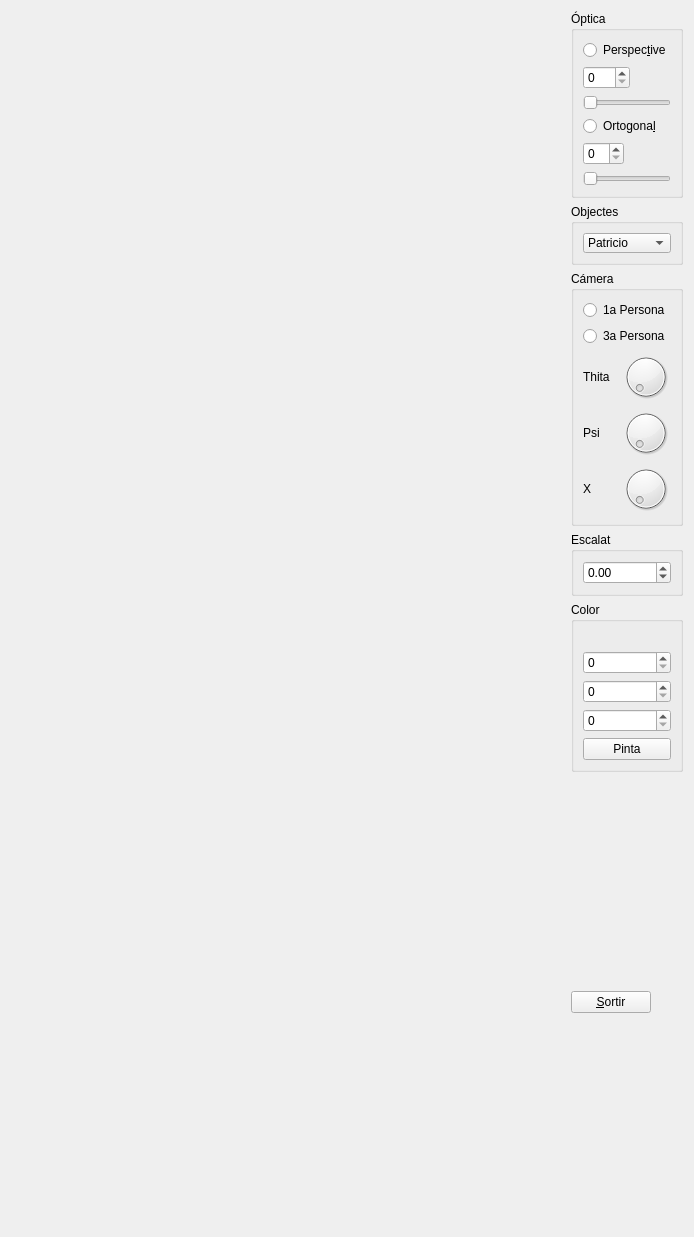
<?xml version="1.0" encoding="UTF-8"?>
<ui version="4.0">
 <class>MyForm</class>
 <widget class="QWidget" name="MyForm">
  <property name="geometry">
   <rect>
    <x>0</x>
    <y>0</y>
    <width>694</width>
    <height>1237</height>
   </rect>
  </property>
  <property name="windowTitle">
   <string>Form</string>
  </property>
  <layout class="QHBoxLayout" name="horizontalLayout">
   <item>
    <widget class="MyGLWidget" name="widget" native="true">
     <property name="sizePolicy">
      <sizepolicy hsizetype="Expanding" vsizetype="Expanding">
       <horstretch>0</horstretch>
       <verstretch>0</verstretch>
      </sizepolicy>
     </property>
    </widget>
   </item>
   <item>
    <layout class="QVBoxLayout" name="verticalLayout">
     <item>
      <widget class="QGroupBox" name="groupBox">
       <property name="sizePolicy">
        <sizepolicy hsizetype="Minimum" vsizetype="Minimum">
         <horstretch>0</horstretch>
         <verstretch>0</verstretch>
        </sizepolicy>
       </property>
       <property name="title">
        <string>Óptica</string>
       </property>
       <property name="checkable">
        <bool>false</bool>
       </property>
       <layout class="QVBoxLayout" name="verticalLayout_2">
        <item>
         <widget class="QRadioButton" name="radioButton">
          <property name="text">
           <string>Perspec&amp;tive</string>
          </property>
          <property name="autoExclusive">
           <bool>true</bool>
          </property>
         </widget>
        </item>
        <item>
         <widget class="QSpinBox" name="spinBox">
          <property name="sizePolicy">
           <sizepolicy hsizetype="Fixed" vsizetype="Fixed">
            <horstretch>0</horstretch>
            <verstretch>0</verstretch>
           </sizepolicy>
          </property>
          <property name="maximum">
           <number>160</number>
          </property>
         </widget>
        </item>
        <item>
         <widget class="QSlider" name="horizontalSlider_2">
          <property name="sizePolicy">
           <sizepolicy hsizetype="Preferred" vsizetype="Fixed">
            <horstretch>0</horstretch>
            <verstretch>0</verstretch>
           </sizepolicy>
          </property>
          <property name="minimum">
           <number>15</number>
          </property>
          <property name="maximum">
           <number>160</number>
          </property>
          <property name="orientation">
           <enum>Qt::Horizontal</enum>
          </property>
         </widget>
        </item>
        <item>
         <widget class="QRadioButton" name="radioButton_2">
          <property name="text">
           <string>Ortogona&amp;l</string>
          </property>
          <property name="checked">
           <bool>false</bool>
          </property>
          <property name="autoExclusive">
           <bool>true</bool>
          </property>
         </widget>
        </item>
        <item>
         <widget class="QSpinBox" name="spinBox_2">
          <property name="sizePolicy">
           <sizepolicy hsizetype="Fixed" vsizetype="Fixed">
            <horstretch>0</horstretch>
            <verstretch>0</verstretch>
           </sizepolicy>
          </property>
          <property name="maximum">
           <number>36</number>
          </property>
         </widget>
        </item>
        <item>
         <widget class="QSlider" name="horizontalSlider">
          <property name="sizePolicy">
           <sizepolicy hsizetype="Preferred" vsizetype="Fixed">
            <horstretch>0</horstretch>
            <verstretch>0</verstretch>
           </sizepolicy>
          </property>
          <property name="maximum">
           <number>36</number>
          </property>
          <property name="orientation">
           <enum>Qt::Horizontal</enum>
          </property>
         </widget>
        </item>
       </layout>
      </widget>
     </item>
     <item>
      <widget class="QGroupBox" name="groupBox_2">
       <property name="enabled">
        <bool>true</bool>
       </property>
       <property name="sizePolicy">
        <sizepolicy hsizetype="Minimum" vsizetype="Minimum">
         <horstretch>0</horstretch>
         <verstretch>0</verstretch>
        </sizepolicy>
       </property>
       <property name="title">
        <string>Objectes</string>
       </property>
       <layout class="QVBoxLayout" name="verticalLayout_3">
        <item>
         <widget class="QComboBox" name="comboBox">
          <property name="sizePolicy">
           <sizepolicy hsizetype="Fixed" vsizetype="Fixed">
            <horstretch>0</horstretch>
            <verstretch>0</verstretch>
           </sizepolicy>
          </property>
          <property name="maximumSize">
           <size>
            <width>100</width>
            <height>20</height>
           </size>
          </property>
          <item>
           <property name="text">
            <string>Patricio</string>
           </property>
          </item>
          <item>
           <property name="text">
            <string>Legoman</string>
           </property>
          </item>
          <item>
           <property name="text">
            <string>Vaca</string>
           </property>
          </item>
         </widget>
        </item>
       </layout>
      </widget>
     </item>
     <item>
      <widget class="QGroupBox" name="groupBox_3">
       <property name="enabled">
        <bool>true</bool>
       </property>
       <property name="sizePolicy">
        <sizepolicy hsizetype="Minimum" vsizetype="Minimum">
         <horstretch>0</horstretch>
         <verstretch>0</verstretch>
        </sizepolicy>
       </property>
       <property name="title">
        <string>Cámera</string>
       </property>
       <layout class="QVBoxLayout" name="verticalLayout_5">
        <item>
         <widget class="QRadioButton" name="radioButton_3">
          <property name="text">
           <string>1a Persona</string>
          </property>
         </widget>
        </item>
        <item>
         <widget class="QRadioButton" name="radioButton_4">
          <property name="text">
           <string>3a Persona</string>
          </property>
         </widget>
        </item>
        <item>
         <layout class="QHBoxLayout" name="horizontalLayout_7">
          <item>
           <widget class="QLabel" name="label">
            <property name="sizePolicy">
             <sizepolicy hsizetype="Fixed" vsizetype="Fixed">
              <horstretch>0</horstretch>
              <verstretch>0</verstretch>
             </sizepolicy>
            </property>
            <property name="maximumSize">
             <size>
              <width>50</width>
              <height>50</height>
             </size>
            </property>
            <property name="text">
             <string>Thita</string>
            </property>
           </widget>
          </item>
          <item>
           <widget class="QDial" name="dial_5">
            <property name="sizePolicy">
             <sizepolicy hsizetype="Fixed" vsizetype="Fixed">
              <horstretch>0</horstretch>
              <verstretch>0</verstretch>
             </sizepolicy>
            </property>
            <property name="maximumSize">
             <size>
              <width>50</width>
              <height>50</height>
             </size>
            </property>
            <property name="maximum">
             <number>359</number>
            </property>
           </widget>
          </item>
         </layout>
        </item>
        <item>
         <layout class="QHBoxLayout" name="horizontalLayout_8">
          <item>
           <widget class="QLabel" name="label_2">
            <property name="sizePolicy">
             <sizepolicy hsizetype="Fixed" vsizetype="Fixed">
              <horstretch>0</horstretch>
              <verstretch>0</verstretch>
             </sizepolicy>
            </property>
            <property name="maximumSize">
             <size>
              <width>50</width>
              <height>50</height>
             </size>
            </property>
            <property name="text">
             <string>Psi</string>
            </property>
           </widget>
          </item>
          <item>
           <widget class="QDial" name="dial_2">
            <property name="sizePolicy">
             <sizepolicy hsizetype="Fixed" vsizetype="Fixed">
              <horstretch>0</horstretch>
              <verstretch>0</verstretch>
             </sizepolicy>
            </property>
            <property name="maximumSize">
             <size>
              <width>50</width>
              <height>50</height>
             </size>
            </property>
            <property name="maximum">
             <number>359</number>
            </property>
           </widget>
          </item>
         </layout>
        </item>
        <item>
         <layout class="QHBoxLayout" name="horizontalLayout_9">
          <item>
           <widget class="QLabel" name="label_3">
            <property name="sizePolicy">
             <sizepolicy hsizetype="Fixed" vsizetype="Fixed">
              <horstretch>0</horstretch>
              <verstretch>0</verstretch>
             </sizepolicy>
            </property>
            <property name="maximumSize">
             <size>
              <width>50</width>
              <height>50</height>
             </size>
            </property>
            <property name="text">
             <string>X</string>
            </property>
           </widget>
          </item>
          <item>
           <widget class="QDial" name="dial_3">
            <property name="sizePolicy">
             <sizepolicy hsizetype="Fixed" vsizetype="Fixed">
              <horstretch>0</horstretch>
              <verstretch>0</verstretch>
             </sizepolicy>
            </property>
            <property name="maximumSize">
             <size>
              <width>50</width>
              <height>50</height>
             </size>
            </property>
            <property name="maximum">
             <number>359</number>
            </property>
           </widget>
          </item>
         </layout>
        </item>
       </layout>
      </widget>
     </item>
     <item>
      <widget class="QGroupBox" name="groupBox_5">
       <property name="title">
        <string>Escalat</string>
       </property>
       <layout class="QVBoxLayout" name="verticalLayout_6">
        <item>
         <widget class="QDoubleSpinBox" name="doubleSpinBox">
          <property name="minimum">
           <double>-99.989999999999995</double>
          </property>
         </widget>
        </item>
       </layout>
      </widget>
     </item>
     <item>
      <widget class="QGroupBox" name="groupBox_6">
       <property name="title">
        <string>Color</string>
       </property>
       <layout class="QVBoxLayout" name="verticalLayout_7">
        <item>
         <widget class="MyLabel" name="label_5">
          <property name="text">
           <string/>
          </property>
         </widget>
        </item>
        <item>
         <widget class="QSpinBox" name="spinBox_5">
          <property name="maximum">
           <number>255</number>
          </property>
         </widget>
        </item>
        <item>
         <widget class="QSpinBox" name="spinBox_4">
          <property name="maximum">
           <number>255</number>
          </property>
         </widget>
        </item>
        <item>
         <widget class="QSpinBox" name="spinBox_3">
          <property name="maximum">
           <number>255</number>
          </property>
         </widget>
        </item>
        <item>
         <widget class="QPushButton" name="pushButton_2">
          <property name="text">
           <string>Pinta</string>
          </property>
         </widget>
        </item>
       </layout>
      </widget>
     </item>
     <item>
      <spacer name="verticalSpacer_2">
       <property name="orientation">
        <enum>Qt::Vertical</enum>
       </property>
       <property name="sizeHint" stdset="0">
        <size>
         <width>20</width>
         <height>40</height>
        </size>
       </property>
      </spacer>
     </item>
     <item>
      <widget class="QPushButton" name="pushButton">
       <property name="sizePolicy">
        <sizepolicy hsizetype="Fixed" vsizetype="Fixed">
         <horstretch>0</horstretch>
         <verstretch>0</verstretch>
        </sizepolicy>
       </property>
       <property name="text">
        <string>&amp;Sortir</string>
       </property>
      </widget>
     </item>
     <item>
      <spacer name="verticalSpacer">
       <property name="orientation">
        <enum>Qt::Vertical</enum>
       </property>
       <property name="sizeHint" stdset="0">
        <size>
         <width>20</width>
         <height>40</height>
        </size>
       </property>
      </spacer>
     </item>
    </layout>
   </item>
  </layout>
 </widget>
 <customwidgets>
  <customwidget>
   <class>MyGLWidget</class>
   <extends>QWidget</extends>
   <header>MyGLWidget.h</header>
   <container>1</container>
   <slots>
    <signal>setPressP(bool)</signal>
    <signal>setPress(bool)</signal>
    <signal>updatepsi(int)</signal>
    <signal>updatethita(int)</signal>
    <signal>setPressPrimera(bool)</signal>
    <signal>setPressTercera(bool)</signal>
    <signal>updatex(int)</signal>
    <signal>updatey(int)</signal>
    <signal>updateEscalat(double)</signal>
    <slot>ZoomPerspectiva(int)</slot>
    <slot>Perspective(bool)</slot>
    <slot>Ortogonal(bool)</slot>
    <slot>CarregaModel(QString)</slot>
    <slot>ZoomOrtogonal(int)</slot>
    <slot>updateThita(int)</slot>
    <slot>updatePsi(int)</slot>
    <slot>updateX(int)</slot>
    <slot>updateY(int)</slot>
    <slot>Primera(bool)</slot>
    <slot>Tercera(bool)</slot>
    <slot>setEscalat(double)</slot>
    <slot>setRed(int)</slot>
    <slot>setGreen(int)</slot>
    <slot>setBlue(int)</slot>
   </slots>
  </customwidget>
  <customwidget>
   <class>MyLabel</class>
   <extends>QLabel</extends>
   <header>MyLabel.h</header>
   <slots>
    <signal>setred(int)</signal>
    <signal>setgreen(int)</signal>
    <signal>setblue(int)</signal>
    <slot>updatered(int)</slot>
    <slot>updategreen(int)</slot>
    <slot>updateblue(int)</slot>
    <slot>send()</slot>
   </slots>
  </customwidget>
 </customwidgets>
 <resources/>
 <connections>
  <connection>
   <sender>pushButton</sender>
   <signal>clicked()</signal>
   <receiver>MyForm</receiver>
   <slot>close()</slot>
   <hints>
    <hint type="sourcelabel">
     <x>599</x>
     <y>1039</y>
    </hint>
    <hint type="destinationlabel">
     <x>693</x>
     <y>529</y>
    </hint>
   </hints>
  </connection>
  <connection>
   <sender>radioButton</sender>
   <signal>clicked(bool)</signal>
   <receiver>widget</receiver>
   <slot>Perspective(bool)</slot>
   <hints>
    <hint type="sourcelabel">
     <x>674</x>
     <y>56</y>
    </hint>
    <hint type="destinationlabel">
     <x>507</x>
     <y>89</y>
    </hint>
   </hints>
  </connection>
  <connection>
   <sender>radioButton_2</sender>
   <signal>clicked(bool)</signal>
   <receiver>widget</receiver>
   <slot>Ortogonal(bool)</slot>
   <hints>
    <hint type="sourcelabel">
     <x>674</x>
     <y>152</y>
    </hint>
    <hint type="destinationlabel">
     <x>507</x>
     <y>62</y>
    </hint>
   </hints>
  </connection>
  <connection>
   <sender>comboBox</sender>
   <signal>currentTextChanged(QString)</signal>
   <receiver>widget</receiver>
   <slot>CarregaModel(QString)</slot>
   <hints>
    <hint type="sourcelabel">
     <x>664</x>
     <y>282</y>
    </hint>
    <hint type="destinationlabel">
     <x>507</x>
     <y>231</y>
    </hint>
   </hints>
  </connection>
  <connection>
   <sender>horizontalSlider_2</sender>
   <signal>valueChanged(int)</signal>
   <receiver>spinBox</receiver>
   <slot>setValue(int)</slot>
   <hints>
    <hint type="sourcelabel">
     <x>674</x>
     <y>97</y>
    </hint>
    <hint type="destinationlabel">
     <x>579</x>
     <y>75</y>
    </hint>
   </hints>
  </connection>
  <connection>
   <sender>horizontalSlider</sender>
   <signal>valueChanged(int)</signal>
   <receiver>spinBox_2</receiver>
   <slot>setValue(int)</slot>
   <hints>
    <hint type="sourcelabel">
     <x>674</x>
     <y>207</y>
    </hint>
    <hint type="destinationlabel">
     <x>579</x>
     <y>181</y>
    </hint>
   </hints>
  </connection>
  <connection>
   <sender>radioButton</sender>
   <signal>toggled(bool)</signal>
   <receiver>spinBox</receiver>
   <slot>setVisible(bool)</slot>
   <hints>
    <hint type="sourcelabel">
     <x>674</x>
     <y>52</y>
    </hint>
    <hint type="destinationlabel">
     <x>579</x>
     <y>80</y>
    </hint>
   </hints>
  </connection>
  <connection>
   <sender>radioButton</sender>
   <signal>toggled(bool)</signal>
   <receiver>horizontalSlider_2</receiver>
   <slot>setVisible(bool)</slot>
   <hints>
    <hint type="sourcelabel">
     <x>674</x>
     <y>48</y>
    </hint>
    <hint type="destinationlabel">
     <x>674</x>
     <y>103</y>
    </hint>
   </hints>
  </connection>
  <connection>
   <sender>radioButton_2</sender>
   <signal>toggled(bool)</signal>
   <receiver>spinBox_2</receiver>
   <slot>setVisible(bool)</slot>
   <hints>
    <hint type="sourcelabel">
     <x>674</x>
     <y>142</y>
    </hint>
    <hint type="destinationlabel">
     <x>579</x>
     <y>171</y>
    </hint>
   </hints>
  </connection>
  <connection>
   <sender>radioButton_2</sender>
   <signal>toggled(bool)</signal>
   <receiver>horizontalSlider</receiver>
   <slot>setVisible(bool)</slot>
   <hints>
    <hint type="sourcelabel">
     <x>674</x>
     <y>147</y>
    </hint>
    <hint type="destinationlabel">
     <x>674</x>
     <y>200</y>
    </hint>
   </hints>
  </connection>
  <connection>
   <sender>horizontalSlider</sender>
   <signal>sliderMoved(int)</signal>
   <receiver>widget</receiver>
   <slot>ZoomOrtogonal(int)</slot>
   <hints>
    <hint type="sourcelabel">
     <x>576</x>
     <y>205</y>
    </hint>
    <hint type="destinationlabel">
     <x>507</x>
     <y>208</y>
    </hint>
   </hints>
  </connection>
  <connection>
   <sender>horizontalSlider_2</sender>
   <signal>sliderMoved(int)</signal>
   <receiver>widget</receiver>
   <slot>ZoomPerspectiva(int)</slot>
   <hints>
    <hint type="sourcelabel">
     <x>586</x>
     <y>114</y>
    </hint>
    <hint type="destinationlabel">
     <x>507</x>
     <y>112</y>
    </hint>
   </hints>
  </connection>
  <connection>
   <sender>widget</sender>
   <signal>setPressP(bool)</signal>
   <receiver>radioButton</receiver>
   <slot>click()</slot>
   <hints>
    <hint type="sourcelabel">
     <x>507</x>
     <y>39</y>
    </hint>
    <hint type="destinationlabel">
     <x>582</x>
     <y>48</y>
    </hint>
   </hints>
  </connection>
  <connection>
   <sender>widget</sender>
   <signal>setPress(bool)</signal>
   <receiver>radioButton_2</receiver>
   <slot>click()</slot>
   <hints>
    <hint type="sourcelabel">
     <x>493</x>
     <y>145</y>
    </hint>
    <hint type="destinationlabel">
     <x>570</x>
     <y>146</y>
    </hint>
   </hints>
  </connection>
  <connection>
   <sender>dial_2</sender>
   <signal>sliderMoved(int)</signal>
   <receiver>widget</receiver>
   <slot>updatePsi(int)</slot>
   <hints>
    <hint type="sourcelabel">
     <x>671</x>
     <y>489</y>
    </hint>
    <hint type="destinationlabel">
     <x>482</x>
     <y>493</y>
    </hint>
   </hints>
  </connection>
  <connection>
   <sender>widget</sender>
   <signal>updatepsi(int)</signal>
   <receiver>dial_2</receiver>
   <slot>setValue(int)</slot>
   <hints>
    <hint type="sourcelabel">
     <x>507</x>
     <y>526</y>
    </hint>
    <hint type="destinationlabel">
     <x>671</x>
     <y>489</y>
    </hint>
   </hints>
  </connection>
  <connection>
   <sender>widget</sender>
   <signal>updatethita(int)</signal>
   <receiver>dial_5</receiver>
   <slot>setValue(int)</slot>
   <hints>
    <hint type="sourcelabel">
     <x>494</x>
     <y>394</y>
    </hint>
    <hint type="destinationlabel">
     <x>637</x>
     <y>410</y>
    </hint>
   </hints>
  </connection>
  <connection>
   <sender>dial_5</sender>
   <signal>sliderMoved(int)</signal>
   <receiver>widget</receiver>
   <slot>updateThita(int)</slot>
   <hints>
    <hint type="sourcelabel">
     <x>643</x>
     <y>405</y>
    </hint>
    <hint type="destinationlabel">
     <x>507</x>
     <y>365</y>
    </hint>
   </hints>
  </connection>
  <connection>
   <sender>radioButton_4</sender>
   <signal>toggled(bool)</signal>
   <receiver>dial_5</receiver>
   <slot>setVisible(bool)</slot>
   <hints>
    <hint type="sourcelabel">
     <x>625</x>
     <y>373</y>
    </hint>
    <hint type="destinationlabel">
     <x>671</x>
     <y>400</y>
    </hint>
   </hints>
  </connection>
  <connection>
   <sender>radioButton_4</sender>
   <signal>toggled(bool)</signal>
   <receiver>dial_2</receiver>
   <slot>setVisible(bool)</slot>
   <hints>
    <hint type="sourcelabel">
     <x>631</x>
     <y>374</y>
    </hint>
    <hint type="destinationlabel">
     <x>671</x>
     <y>489</y>
    </hint>
   </hints>
  </connection>
  <connection>
   <sender>radioButton_3</sender>
   <signal>toggled(bool)</signal>
   <receiver>dial_3</receiver>
   <slot>setVisible(bool)</slot>
   <hints>
    <hint type="sourcelabel">
     <x>602</x>
     <y>342</y>
    </hint>
    <hint type="destinationlabel">
     <x>671</x>
     <y>547</y>
    </hint>
   </hints>
  </connection>
  <connection>
   <sender>radioButton_3</sender>
   <signal>toggled(bool)</signal>
   <receiver>label_3</receiver>
   <slot>setVisible(bool)</slot>
   <hints>
    <hint type="sourcelabel">
     <x>594</x>
     <y>345</y>
    </hint>
    <hint type="destinationlabel">
     <x>600</x>
     <y>514</y>
    </hint>
   </hints>
  </connection>
  <connection>
   <sender>radioButton_4</sender>
   <signal>toggled(bool)</signal>
   <receiver>label</receiver>
   <slot>setVisible(bool)</slot>
   <hints>
    <hint type="sourcelabel">
     <x>602</x>
     <y>371</y>
    </hint>
    <hint type="destinationlabel">
     <x>596</x>
     <y>404</y>
    </hint>
   </hints>
  </connection>
  <connection>
   <sender>radioButton_4</sender>
   <signal>toggled(bool)</signal>
   <receiver>label_2</receiver>
   <slot>setVisible(bool)</slot>
   <hints>
    <hint type="sourcelabel">
     <x>615</x>
     <y>370</y>
    </hint>
    <hint type="destinationlabel">
     <x>599</x>
     <y>483</y>
    </hint>
   </hints>
  </connection>
  <connection>
   <sender>widget</sender>
   <signal>setPressPrimera(bool)</signal>
   <receiver>radioButton_3</receiver>
   <slot>click()</slot>
   <hints>
    <hint type="sourcelabel">
     <x>487</x>
     <y>336</y>
    </hint>
    <hint type="destinationlabel">
     <x>572</x>
     <y>345</y>
    </hint>
   </hints>
  </connection>
  <connection>
   <sender>widget</sender>
   <signal>setPressTercera(bool)</signal>
   <receiver>radioButton_4</receiver>
   <slot>click()</slot>
   <hints>
    <hint type="sourcelabel">
     <x>507</x>
     <y>378</y>
    </hint>
    <hint type="destinationlabel">
     <x>572</x>
     <y>372</y>
    </hint>
   </hints>
  </connection>
  <connection>
   <sender>dial_3</sender>
   <signal>sliderMoved(int)</signal>
   <receiver>widget</receiver>
   <slot>updateX(int)</slot>
   <hints>
    <hint type="sourcelabel">
     <x>671</x>
     <y>547</y>
    </hint>
    <hint type="destinationlabel">
     <x>507</x>
     <y>608</y>
    </hint>
   </hints>
  </connection>
  <connection>
   <sender>widget</sender>
   <signal>updatex(int)</signal>
   <receiver>dial_3</receiver>
   <slot>setValue(int)</slot>
   <hints>
    <hint type="sourcelabel">
     <x>488</x>
     <y>628</y>
    </hint>
    <hint type="destinationlabel">
     <x>671</x>
     <y>547</y>
    </hint>
   </hints>
  </connection>
  <connection>
   <sender>radioButton_3</sender>
   <signal>clicked(bool)</signal>
   <receiver>widget</receiver>
   <slot>Primera(bool)</slot>
   <hints>
    <hint type="sourcelabel">
     <x>567</x>
     <y>339</y>
    </hint>
    <hint type="destinationlabel">
     <x>507</x>
     <y>332</y>
    </hint>
   </hints>
  </connection>
  <connection>
   <sender>radioButton_4</sender>
   <signal>clicked(bool)</signal>
   <receiver>widget</receiver>
   <slot>Tercera(bool)</slot>
   <hints>
    <hint type="sourcelabel">
     <x>575</x>
     <y>367</y>
    </hint>
    <hint type="destinationlabel">
     <x>507</x>
     <y>370</y>
    </hint>
   </hints>
  </connection>
  <connection>
   <sender>doubleSpinBox</sender>
   <signal>valueChanged(double)</signal>
   <receiver>widget</receiver>
   <slot>setEscalat(double)</slot>
   <hints>
    <hint type="sourcelabel">
     <x>674</x>
     <y>617</y>
    </hint>
    <hint type="destinationlabel">
     <x>487</x>
     <y>737</y>
    </hint>
   </hints>
  </connection>
  <connection>
   <sender>widget</sender>
   <signal>updateEscalat(double)</signal>
   <receiver>doubleSpinBox</receiver>
   <slot>setValue(double)</slot>
   <hints>
    <hint type="sourcelabel">
     <x>507</x>
     <y>672</y>
    </hint>
    <hint type="destinationlabel">
     <x>674</x>
     <y>617</y>
    </hint>
   </hints>
  </connection>
  <connection>
   <sender>pushButton_2</sender>
   <signal>clicked()</signal>
   <receiver>label_5</receiver>
   <slot>send()</slot>
   <hints>
    <hint type="sourcelabel">
     <x>575</x>
     <y>796</y>
    </hint>
    <hint type="destinationlabel">
     <x>672</x>
     <y>669</y>
    </hint>
   </hints>
  </connection>
  <connection>
   <sender>label_5</sender>
   <signal>setred(int)</signal>
   <receiver>widget</receiver>
   <slot>setRed(int)</slot>
   <hints>
    <hint type="sourcelabel">
     <x>574</x>
     <y>663</y>
    </hint>
    <hint type="destinationlabel">
     <x>521</x>
     <y>655</y>
    </hint>
   </hints>
  </connection>
  <connection>
   <sender>label_5</sender>
   <signal>setgreen(int)</signal>
   <receiver>widget</receiver>
   <slot>setGreen(int)</slot>
   <hints>
    <hint type="sourcelabel">
     <x>598</x>
     <y>665</y>
    </hint>
    <hint type="destinationlabel">
     <x>530</x>
     <y>641</y>
    </hint>
   </hints>
  </connection>
  <connection>
   <sender>label_5</sender>
   <signal>setblue(int)</signal>
   <receiver>widget</receiver>
   <slot>setBlue(int)</slot>
   <hints>
    <hint type="sourcelabel">
     <x>630</x>
     <y>662</y>
    </hint>
    <hint type="destinationlabel">
     <x>527</x>
     <y>696</y>
    </hint>
   </hints>
  </connection>
  <connection>
   <sender>spinBox_3</sender>
   <signal>valueChanged(int)</signal>
   <receiver>label_5</receiver>
   <slot>updateblue(int)</slot>
   <hints>
    <hint type="sourcelabel">
     <x>648</x>
     <y>768</y>
    </hint>
    <hint type="destinationlabel">
     <x>652</x>
     <y>665</y>
    </hint>
   </hints>
  </connection>
  <connection>
   <sender>spinBox_4</sender>
   <signal>valueChanged(int)</signal>
   <receiver>label_5</receiver>
   <slot>updategreen(int)</slot>
   <hints>
    <hint type="sourcelabel">
     <x>634</x>
     <y>724</y>
    </hint>
    <hint type="destinationlabel">
     <x>638</x>
     <y>666</y>
    </hint>
   </hints>
  </connection>
  <connection>
   <sender>spinBox_5</sender>
   <signal>valueChanged(int)</signal>
   <receiver>label_5</receiver>
   <slot>updatered(int)</slot>
   <hints>
    <hint type="sourcelabel">
     <x>616</x>
     <y>705</y>
    </hint>
    <hint type="destinationlabel">
     <x>617</x>
     <y>675</y>
    </hint>
   </hints>
  </connection>
 </connections>
</ui>
